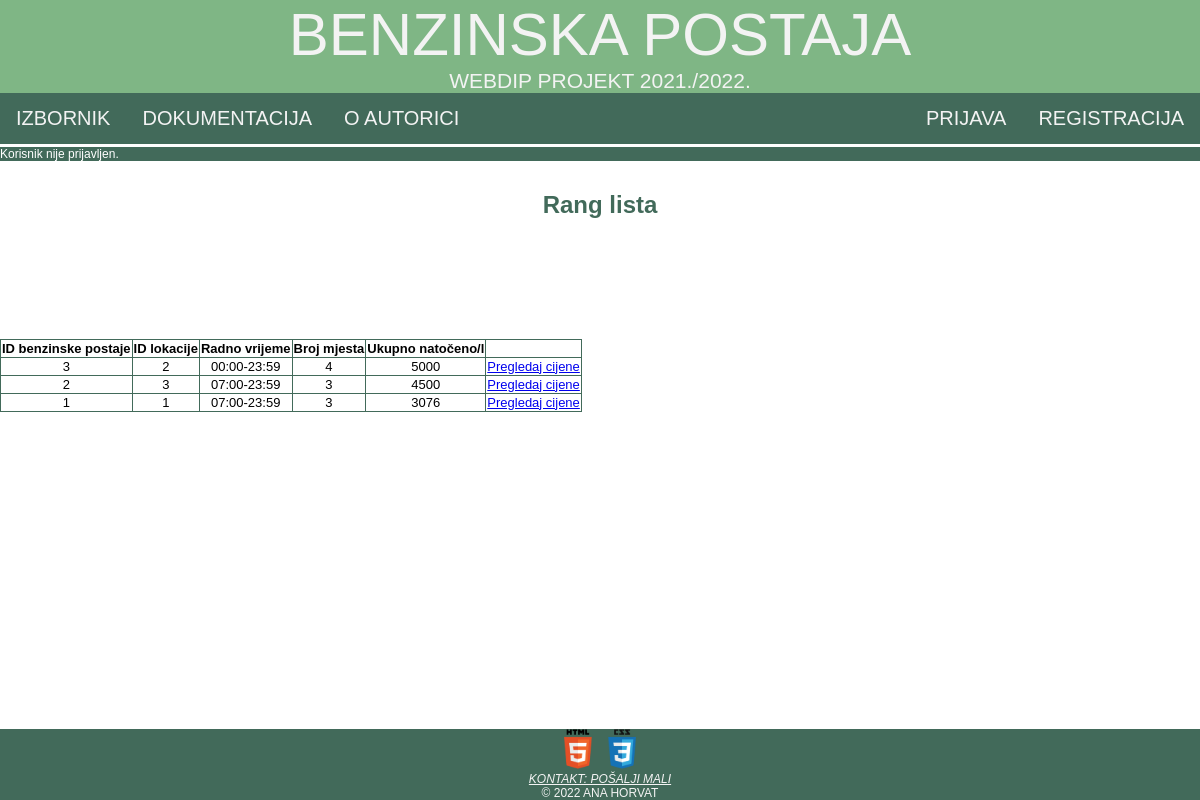
Screenshot of /rangLista.php with the database file from the repository.
### tables this page shows
CREATE TABLE `benzinska_postaja` (
  `id_benzinske_postaje` int(11) NOT NULL,
  `lokacija` int(11) NOT NULL,
  `radno_vrijeme` varchar(45) NOT NULL,
  `broj_mjesta` int(11) NOT NULL,
  `moderator` int(11) NOT NULL,
  `ukupno_natoceno` int(11) NOT NULL
);

### class/baza.class.php (called while the page is built, shortened)
<?php
class Baza {
    private $veza = null;
    function spojiDB() {
        $this->veza = new mysqli(self::server, self::korisnik, self::lozinka, self::baza);
        $this->veza->set_charset("utf8");
        return $this->veza;
    }
    function selectDB($upit) {
        $rezultat = $this->veza->query($upit);
        return $rezultat;
    }
}
?>

### rangLista.php (the view, shortened to what this page needs)
<?php
$adresa = $_SERVER["HTTP_HOST"] . $_SERVER["REQUEST_URI"];
require("./class/baza.class.php");
$baza = new Baza();
$upit = "SELECT id_benzinske_postaje, lokacija, radno_vrijeme, broj_mjesta, ukupno_natoceno FROM benzinska_postaja ORDER BY ukupno_natoceno DESC";
$baza->spojiDB();
$rezultat = $baza->selectDB($upit);
$tablica = "<table><tr><th>ID benzinske postaje</th><th>ID lokacije</th><th>Radno vrijeme</th><th>Broj mjesta</th><th>Ukupno natočeno/l</th></tr>\n";
while (list($id_benzinske_postaje,$lokacija,$radno_vrijeme,$broj_mjesta,$ukupno_natoceno) = $rezultat->fetch_array()){
    $tablica.= "<tr><td>$id_benzinske_postaje</td><td>$lokacija</td><td>$radno_vrijeme</td><td>$broj_mjesta</td><td>$ukupno_natoceno</td><td><a href='pregledajCijene.php?id=$id_benzinske_postaje'>Pregledaj cijene</a></td></tr>\n";
}
$tablica.= "</table>\n";
?>
<html>
<head>
    <link rel="stylesheet" href="./css/ahorvat3.css" type="text/css">
</head>
<body>
    <header id="zaglavlje">
        <a class="naslov" href="index.php">Benzinska postaja</a>
        <br>
        <a class="opis">WebDiP projekt 2021./2022.</a>
    </header>
    <nav>
        <ul id="navigacija">
            <li class="lijevo"><a href="izbornik.php">Izbornik</a></li>
            <li class="lijevo"><a href="dokumentacija.html">Dokumentacija</a></li>
            <li class="lijevo"><a href="o_autoru.html">O autorici</a></li>
            <li class="desno"><a href="./registracija.php">Registracija</a></li>
            <li class="desno"><a href="./prijava.php">Prijava</a></li>
        </ul>
    </nav>
    <?php
    if (isset($_SESSION['korisnik'])) {
        echo "<a id=\"prijavljenkor\" href=\"odjava.php\">Trenutno ste prijavljeni kao korisnik $_SESSION[korisnik]. Kliknite ovdje za odjavu.</a>";
    } else {
        echo "<a id=\"prijavljenkor\">Korisnik nije prijavljen.</a>";
    }
    ?>
    <section class="centar">
        <div id="sadrzaj">
            <h1>Rang lista</h1>
        </div>
        <?php
            echo $tablica;
        ?>
    </section>
    <footer id="podnozje">
        <a href="https://validator.w3.org/check?uri=<?php echo $adresa ?>" target="_blank"><img class="validacija" src="./materijali/HTML5.png" alt="HTML5 validacija"></a>
        <a href="https://jigsaw.w3.org/css-validator/validator?uri=<?php echo $adresa ?>" target="_blank"> <img class="validacija" src="./materijali/CSS3.png" alt="CSS3 validacija"></a>
        <address>
            <a href="mailto:ahorvat3@foi.hr">Kontakt: pošalji mali</a>
        </address>
        <a>&copy; 2022 Ana Horvat</a>
    </footer>
</body>
</html>

### css/ahorvat3.css (style rules this page uses)
html { font-family: 'Trebuchet MS', 'Lucida Sans Unicode', 'Lucida Grande', 'Lucida Sans', Arial, sans-serif; background-color: #FFFFFF; }
body { width: 100%; margin: 0em; padding: 0em; height: 100%; }
#zaglavlje { background-color: #7FB685; text-align: center; color: #F3F3F3; text-transform: uppercase; }
.naslov { font-size: 60px; text-decoration: none; color: #F3F3F3; }
.opis { font-size: 21px; }
#navigacija { list-style-type: none; margin: 0; padding: 0; overflow: hidden; background-color: #426A5A; }
#navigacija li.lijevo { float: left; }
#navigacija li.desno { float: right; }
#navigacija li a { display: block; color: #F3F3F3; text-align: center; padding: 14px 16px; text-decoration: none; text-transform: uppercase; font-size: 20px; }
#podnozje { font-size: 12px; background-color: #426A5A; text-align: center; color: #F3F3F3; text-transform: uppercase; text-decoration: none; position: fixed; bottom: 0; width: 100%; }
#podnozje a { color: #F3F3F3; }
.validacija { height: 40px; width: 40px; }
#sadrzaj { color: #426A5A; padding:10px; padding-bottom: 100px; }
.centar { text-align: center; }
.lijevo { text-align: left; }
#prijavljenkor { border-top-color: white; border-top-style: solid; display: block; background-color: #426A5A; color:white; text-decoration: none; text-align: left; font-size: 12px; }
table, th, td { border: 1px solid #426A5A ; border-collapse: collapse; text-align: center; font-size: small; }

### rows the page displays
benzinska_postaja: id_benzinske_postaje "3", lokacija "2", radno_vrijeme "00:00-23:59", broj_mjesta "4", ukupno_natoceno "5000"
benzinska_postaja: id_benzinske_postaje "2", lokacija "3", radno_vrijeme "07:00-23:59", broj_mjesta "3", ukupno_natoceno "4500"
benzinska_postaja: id_benzinske_postaje "1", lokacija "1", radno_vrijeme "07:00-23:59", broj_mjesta "3", ukupno_natoceno "3076"
